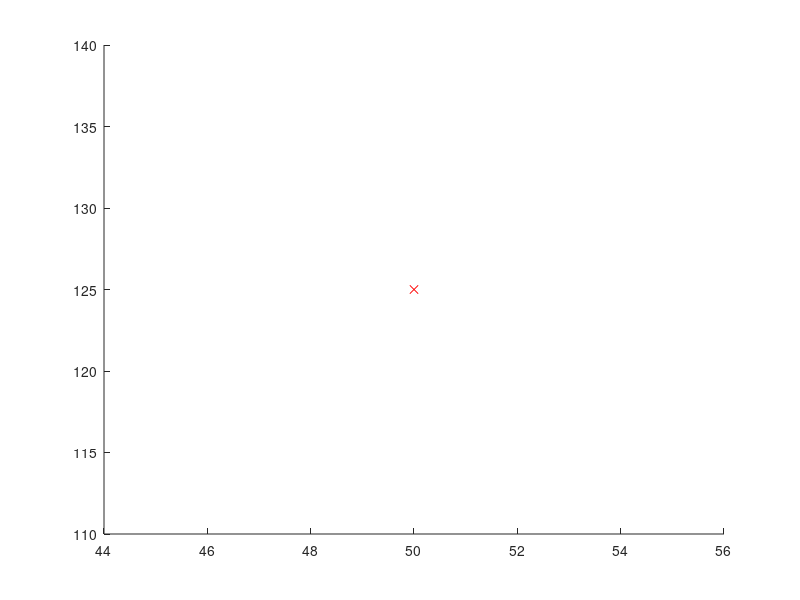

Reproduce this figure in MATLAB.

  N=100; #no of nodes
  a=2;   #energy constant for ADVANCED nodes
  b=3;   #energy constant for SUPER nodes
  E0=input("enter initial energy for each node:");  #initial energy of each node
  
  
  sink.x=50;  # x-coordinate of sink
  sink.y=125;  #y coordinate of sink
  figure();
  hold on;     
  plot([sink.x],[sink.y],'rx');
  
  for i=1:N
    node(i).id=i;
    node(i).x = rand*100;
    node(i).y = rand*100;
    node(i).status=1;
    node(i).dist=sqrt((node(i).x-sink.x)^2+(node(i).y-sink.y)^2); #distance b/w sink and a node
  endfor
  
  level=input("enter level of heterogenity:");
  switch level
    case 1
      node=homo(N,node,E0);
    case 2
      m=input("enter fraction of advanced nodes:"); #fraction of ADVANCED nodes
      node=level_2(m,N,node,a,E0);
    case 3
       m=input("enter fraction of advanced nodes:"); #fraction of ADVANCED nodes
       n=input("enter fraction of super nodes:"); #fraction of SUPER nodes
       level_3(m,n,N,node,E0,b,a)
  endswitch
       
  %o = input("Enter 1 for Obstacle:");
  %if o == 1
   % obs1();
  %else
 %   continue;
%  endif
%directRouting(node,N);